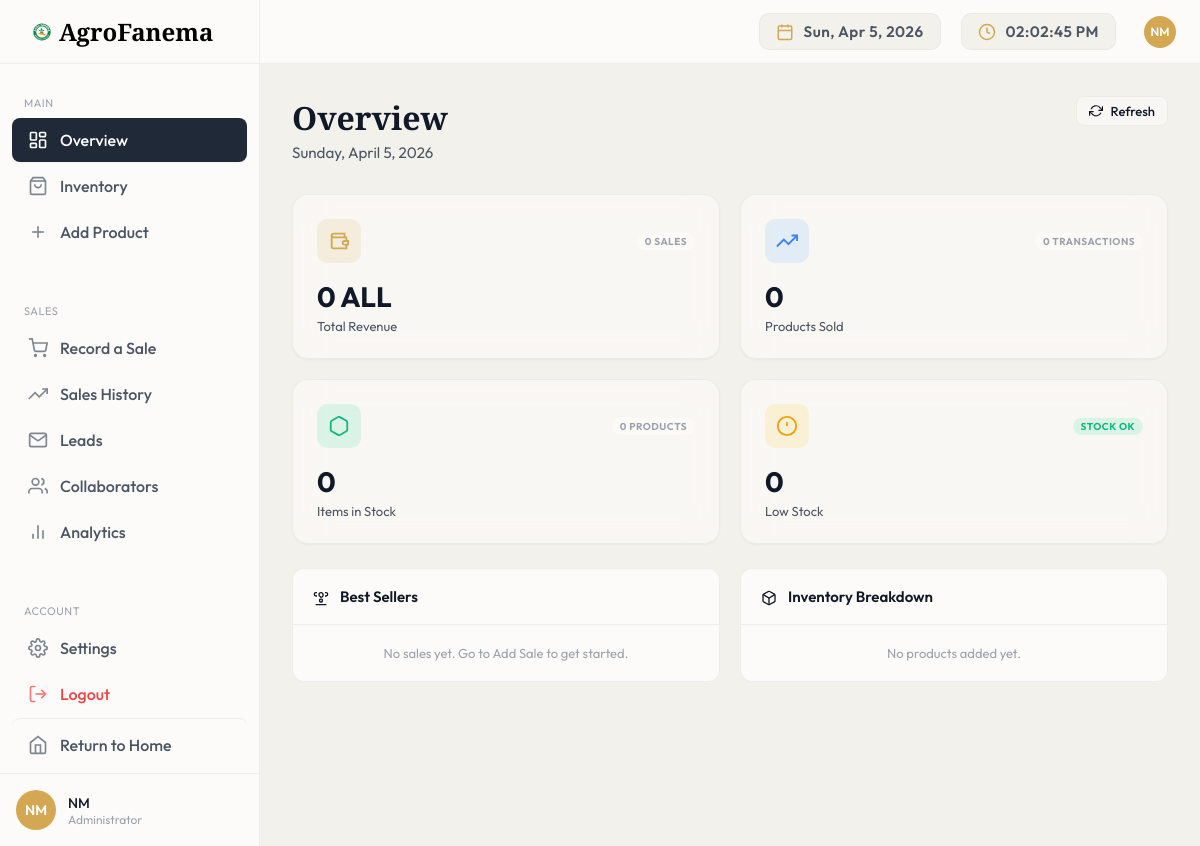
/admin-dashboard.php (signed in), run on the app's committed database.
### tables this page shows
CREATE TABLE IF NOT EXISTS settings (
    id INT PRIMARY KEY DEFAULT 1,
    phone_1 VARCHAR(50),
    phone_2 VARCHAR(50),
    email VARCHAR(150),
    address TEXT,
    currency ENUM('ALL', 'EUR') DEFAULT 'ALL',
    admin_language ENUM('en', 'sq') DEFAULT 'en',
    updated_at DATETIME DEFAULT CURRENT_TIMESTAMP ON UPDATE CURRENT_TIMESTAMP
);

### essentials/admin-translations.php (called while the page is built, shortened)
<?php
$admin_lang = isset($admin_lang) ? $admin_lang : 'en';
function at($key) {
    global $admin_translations, $admin_lang;
    return isset($admin_translations[$admin_lang][$key]) ? $admin_translations[$admin_lang][$key] : $admin_translations['en'][$key];
}
?>

### admin-dashboard.php (the view, shortened to what this page needs)
<?php
require_once 'essentials/db_connect.php';
try {
    $stmt = $pdo->query("SELECT admin_language FROM settings WHERE id = 1");
    $settings = $stmt->fetch();
    $admin_lang = $settings['admin_language'] ?? 'en';
} catch (PDOException $e) {
    $admin_lang = 'en';
}
require_once 'essentials/admin-translations.php';
?>
<!DOCTYPE html>
<html lang="<?php echo $admin_lang; ?>">
<head>
</head>
<body>
    <aside class="sidebar">
        <div class="sidebar-header">
            <div class="logo" style="gap: 0; align-items: center; display: flex;">
                <div class="logo-icon" style="background: none; width: 44px; height: 44px;">
                    <img src="images/logo.svg" alt="AgroFanema Logo"
                        style="width: 100%; height: 100%; object-fit: contain;">
                </div>
                <span
                    style="font-family: 'Cormorant Garamond', serif; font-size: 1.5rem; font-weight: 800; color: #000000; margin-left: -5px; line-height: 1;">AgroFanema</span>
            </div>
        </div>
        <nav class="nav-section">
            <div class="nav-label"><?php echo at('main_section'); ?></div>
            <div class="nav-item active" data-section="overview">
                <svg class="nav-icon" viewBox="0 0 24 24" fill="none" stroke="currentColor" stroke-width="2">
                    <rect x="3" y="3" width="7" height="9" rx="1" />
                    <rect x="14" y="3" width="7" height="5" rx="1" />
                    <rect x="14" y="12" width="7" height="9" rx="1" />
                    <rect x="3" y="16" width="7" height="5" rx="1" />
                </svg>
                <span><?php echo at('overview'); ?></span>
            </div>
            <div class="nav-item" data-section="view-products">
                <svg class="nav-icon" viewBox="0 0 24 24" fill="none" stroke="currentColor" stroke-width="2">
                    <path d="M6 2L3 6v14a2 2 0 002 2h14a2 2 0 002-2V6l-3-4z" />
                    <line x1="3" y1="6" x2="21" y2="6" />
                    <path d="M16 10a4 4 0 01-8 0" />
                </svg>
                <span><?php echo at('inventory'); ?></span>
            </div>
            <div class="nav-item" data-section="add-product">
                <svg class="nav-icon" viewBox="0 0 24 24" fill="none" stroke="currentColor" stroke-width="2">
                    <line x1="12" y1="5" x2="12" y2="19" />
                    <line x1="5" y1="12" x2="19" y2="12" />
                </svg>
                <span><?php echo at('add_product'); ?></span>
            </div>
            <div class="nav-label"><?php echo at('sales_section'); ?></div>
            <div class="nav-item" data-section="add-sale">
                <svg class="nav-icon" viewBox="0 0 24 24" fill="none" stroke="currentColor" stroke-width="2">
                    <circle cx="9" cy="21" r="1" />
                    <circle cx="20" cy="21" r="1" />
                    <path d="M1 1h4l2.68 13.39a2 2 0 002 1.61h9.72a2 2 0 002-1.61L23 6H6" />
                </svg>
                <span><?php echo at('record_sale'); ?></span>
            </div>
            <div class="nav-item" data-section="view-sales">
                <svg class="nav-icon" viewBox="0 0 24 24" fill="none" stroke="currentColor" stroke-width="2">
                    <polyline points="23,6 13.5,15.5 8.5,10.5 1,18" />
                    <polyline points="17,6 23,6 23,12" />
                </svg>
                <span><?php echo at('sales_history'); ?></span>
            </div>
            <div class="nav-item" data-section="messages">
                <svg class="nav-icon" viewBox="0 0 24 24" fill="none" stroke="currentColor" stroke-width="2">
                    <path d="M4 4h16c1.1 0 2 .9 2 2v12c0 1.1-.9 2-2 2H4c-1.1 0-2-.9-2-2V6c0-1.1.9-2 2-2z" />
                    <polyline points="22,6 12,13 2,6" />
                </svg>
                <span style="display:flex; align-items:center; gap:8px;">
                    <?php echo at('leads'); ?>
                </span>
            </div>
            <div class="nav-item" data-section="collaborators">
                <svg class="nav-icon" viewBox="0 0 24 24" fill="none" stroke="currentColor" stroke-width="2">
                    <path d="M17 21v-2a4 4 0 0 0-4-4H5a4 4 0 0 0-4 4v2"></path>
                    <circle cx="9" cy="7" r="4"></circle>
                    <path d="M23 21v-2a4 4 0 0 0-3-3.87"></path>
                    <path d="M16 3.13a4 4 0 0 1 0 7.75"></path>
                </svg>
                <span><?php echo at('collaborators'); ?></span>
            </div>
            <div class="nav-item" data-section="analytics">
                <svg class="nav-icon" viewBox="0 0 24 24" fill="none" stroke="currentColor" stroke-width="2">
                    <line x1="18" y1="20" x2="18" y2="10" />
                    <line x1="12" y1="20" x2="12" y2="4" />
                    <line x1="6" y1="20" x2="6" y2="14" />
                </svg>
                <span><?php echo at('analytics'); ?></span>
            </div>
            <div class="nav-label"><?php echo at('account'); ?></div>
            <div class="nav-item" data-section="settings">
                <span><?php echo at('settings'); ?></span>
            </div>
            <div class="nav-item danger" data-section="logout">
                <svg class="nav-icon" viewBox="0 0 24 24" fill="none" stroke="currentColor" stroke-width="2">
                    <path d="M9 21H5a2 2 0 01-2-2V5a2 2 0 012-2h4" />
                    <polyline points="16,17 21,12 16,7" />
                    <line x1="21" y1="12" x2="9" y2="12" />
                </svg>
                <span><?php echo at('logout'); ?></span>
            </div>
            <a href="index.php" class="nav-item"
                style="text-decoration: none; margin-top: auto; border-top: 1px solid var(--border-color); padding-top: 16px;">
                <svg class="nav-icon" viewBox="0 0 24 24" fill="none" stroke="currentColor" stroke-width="2">
                    <path d="M3 9l9-7 9 7v11a2 2 0 0 1-2 2H5a2 2 0 0 1-2-2z"></path>
                    <polyline points="9 22 9 12 15 12 15 22"></polyline>
                </svg>
                <span><?php echo at('return_home'); ?></span>
            </a>
        </nav>
        <div class="user-profile">
            <div class="user-avatar" id="sidebarAvatar">NM</div>
            <div class="user-info">
                <div class="user-name" id="sidebarName">NM</div>
                <div class="user-role"><?php echo at('administrator'); ?></div>
            </div>
        </div>
    </aside>
    <main class="main">
        <header class="topbar">
            <div class="topbar-actions">
                <div class="date-label" id="currentDate"
                    style="display: flex; align-items: center; background: var(--bg-primary); padding: 8px 16px; border-radius: 10px; border: 1px solid var(--border-color); margin-right: 8px;">
                    <span id="dateText"
                        style="font-weight: 600; font-size: 0.95rem; color: var(--text-secondary); font-family: 'Outfit', sans-serif; letter-spacing: 0.5px;">Loading
                        date...</span>
                </div>
                <div class="time-label" id="currentTime"
                    style="display: flex; align-items: center; background: var(--bg-primary); padding: 8px 16px; border-radius: 10px; border: 1px solid var(--border-color); margin-right: 16px;">
                    <svg width="18" height="18" viewBox="0 0 24 24" fill="none" stroke="currentColor" stroke-width="2"
                        style="margin-right: 10px; color: var(--accent-gold);">
                        <circle cx="12" cy="12" r="10"></circle>
                        <polyline points="12 6 12 12 16 14"></polyline>
                    </svg>
                    <span id="clockText"
                        style="font-weight: 600; font-size: 0.95rem; color: var(--text-secondary); font-family: 'Outfit', sans-serif; letter-spacing: 0.5px;">Loading
                        time...</span>
                </div>
                <div class="user-avatar" style="width:32px;height:32px;font-size:12px;" id="topbarAvatar">NM</div>
            </div>
        </header>
        <div class="content">
            <div class="section active" id="section-overview">
                <div class="page-header">
                    <div>
                        <h1 class="page-title"><?php echo at('overview'); ?></h1>
                        <p class="page-subtitle" id="overviewDate">Loading...</p>
                    </div>
                    <button class="btn btn-secondary btn-sm" onclick="refreshOverview()">
                        <svg width="14" height="14" viewBox="0 0 24 24" fill="none" stroke="currentColor"
                            stroke-width="2">
                            <polyline points="23,4 23,11 16,11" />
                            <polyline points="1,20 1,13 8,13" />
                            <path d="M3.51 9a9 9 0 0114.85-3.36L23 11M1 13l4.64 4.36A9 9 0 0020.49 15" />
                        </svg>
                        <?php echo at('refresh'); ?>
                    </button>
                </div>
                <div class="metrics-grid">
                    <div class="metric-card" onclick="switchSection('view-sales')">
                        <div class="metric-header">
                            <div class="metric-icon revenue"><svg width="22" height="22" viewBox="0 0 24 24" fill="none" stroke="currentColor" stroke-width="2"><path d="M20 12V8H6a2 2 0 0 1-2-2c0-1.1.9-2 2-2h12v4"/><path d="M4 6v12c0 1.1.9 2 2 2h14v-4"/><path d="M18 12a2 2 0 0 0-2 2c0 1.1.9 2 2 2h4v-4h-4z"/></svg></div>
                            <span class="metric-trend neutral" id="ov-revenue-trend">0 sales</span>
                        </div>
                        <div class="metric-value" id="ov-revenue">0.00</div>
                        <div class="metric-label"><?php echo at('revenue'); ?></div>
                    </div>
                    <div class="metric-card" onclick="switchSection('view-sales')">
                        <div class="metric-header">
                            <div class="metric-icon orders"><svg width="22" height="22" viewBox="0 0 24 24" fill="none"
                                    stroke="currentColor" stroke-width="2">
                                    <polyline points="23,6 13.5,15.5 8.5,10.5 1,18" />
                                    <polyline points="17,6 23,6 23,12" />
                                </svg></div>
                            <span class="metric-trend neutral" id="ov-units-trend">0 transactions</span>
                        </div>
                        <div class="metric-value" id="ov-units">0</div>
                        <div class="metric-label"><?php echo at('products_sold'); ?></div>
                    </div>
                    <div class="metric-card" onclick="switchSection('view-products')">
                        <div class="metric-header">
                            <div class="metric-icon customers"><svg width="22" height="22" viewBox="0 0 24 24"
                                    fill="none" stroke="currentColor" stroke-width="2">
                                    <path
                                        d="M21 16V8a2 2 0 00-1-1.73l-7-4a2 2 0 00-2 0l-7 4A2 2 0 003 8v8a2 2 0 001 1.73l7 4a2 2 0 002 0l7-4A2 2 0 0021 16z" />
                                </svg></div>
                            <span class="metric-trend neutral" id="ov-stock-trend">0 products</span>
                        </div>
                        <div class="metric-value" id="ov-stock">0</div>
                        <div class="metric-label"><?php echo at('items_in_stock'); ?></div>
                    </div>
                    <div class="metric-card" onclick="switchSection('view-products')">
                        <div class="metric-header">
                            <div class="metric-icon growth"><svg width="22" height="22" viewBox="0 0 24 24" fill="none"
                                    stroke="currentColor" stroke-width="2">
                                    <circle cx="12" cy="12" r="10" />
                                    <line x1="12" y1="8" x2="12" y2="12" />
                                    <line x1="12" y1="16" x2="12.01" y2="16" />
                                </svg></div>
                            <span class="metric-trend neutral" id="ov-low-trend">warning</span>
                        </div>
                        <div class="metric-value" id="ov-low">0</div>
                        <div class="metric-label"><?php echo at('stock_low'); ?></div>
                    </div>
                </div>
                <div class="overview-bottom">
                    <div class="activity-card">
                        <div class="activity-header">
                            <span class="activity-title">
                                <?php echo at('best_sellers'); ?>
                            </span>
                        </div>
                        <div id="ov-best-sellers">
                        </div>
                    </div>
                    <div class="activity-card">
                        <div class="activity-header">
                            <span class="activity-title">
                                <?php echo at('inventory_breakdown'); ?>
                            </span>
                        </div>
                        <div id="ov-inventory">
                        </div>
                    </div>
                </div>
            </div>
        </div>
    </main>
</body>
</html>

### data on the page
settings: admin_language "MAIN", admin_language "Overview", admin_language "Inventory", admin_language "Add Product", admin_language "SALES", admin_language "Record a Sale", admin_language "Sales History", admin_language "Leads", admin_language "Collaborators", admin_language "Analytics", admin_language "ACCOUNT", admin_language "Settings", admin_language "Logout", admin_language "Return to Home", admin_language "Administrator", admin_language "Refresh", admin_language "Total Revenue", admin_language "Products Sold", admin_language "Items in Stock", admin_language "Low Stock", admin_language "Best Sellers", admin_language "Inventory Breakdown"
